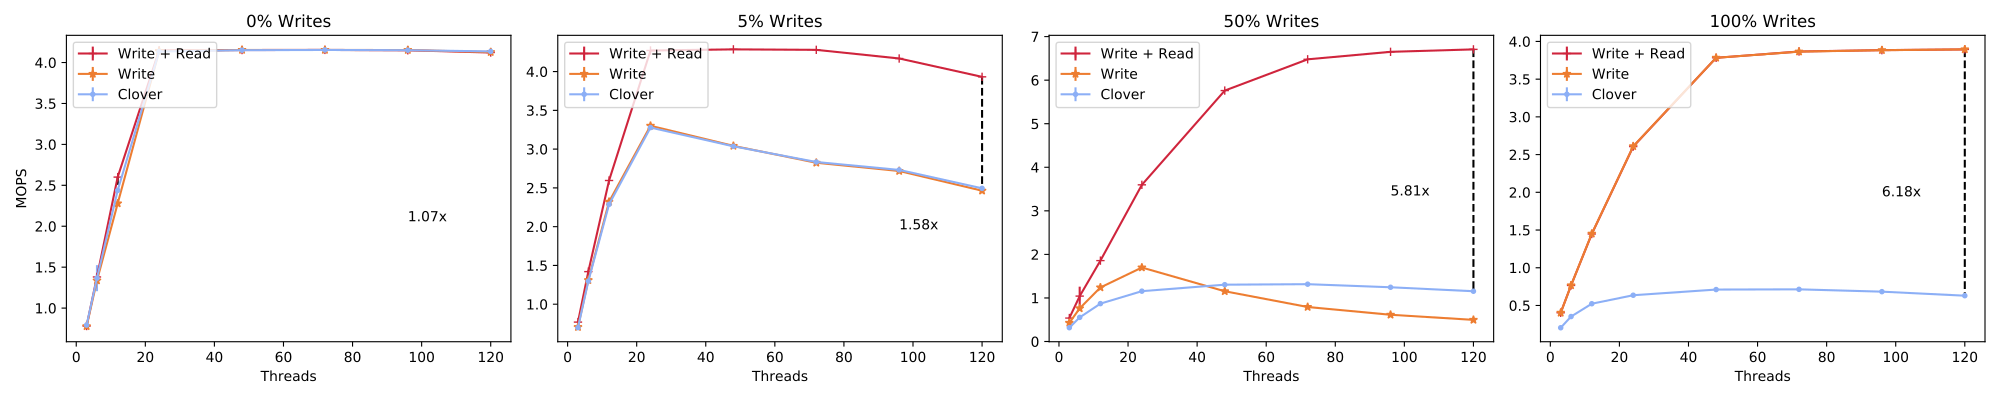

Recreate this plot in Python.
import matplotlib
import matplotlib.pyplot as plt
from statistics import mean
import numpy as np

fig, (ax1, ax2, ax3, ax4) = plt.subplots(1,4, figsize=(20,4))
#labels =  ['2', '4', '8', '16', '32', '48', '64']
#labels =  [16,24,32,40]
#labels=[1,2,4,8,16,24,32,40,]
#labels=[1,2,4,8,16,24,32,40,48,56,64,72,80,]
#labels=[2,4,8,16,32,48,64,80,]
labels=[3,6,12,24,48,72,96,120,]                                                                                                                                                                                  
#labels=[1,2,3,4,5,6,7,8,9,10,11,12,13,14,15,16,17,18,19,20,21,22,23,24,25,26,27,28,29,30,31,32,33,34,35,36,37,38,39,40,]

cns_label='CAS -> Write'
qp_mapping_label='QP mapping'
read_write_steering_label='Write + Read'
write_steering_label='Write'
default_clover_label='Clover'

cns_marker='x'
qp_mapping_marker='s'
read_write_steering_marker='+'
write_steering_marker="*"
default_clover_marker='.'

cns_color='#00702eff'                     #indigo
qp_mapping_color='#9470b9ff'              #ruby
read_write_steering_color='#cf243cff'     #alice
write_steering_color='#ed7d31ff'          #kelly
default_clover_color='#8caff6ff'          #Coral 


def div_mil (list):
    return [val /1000000.0 for val in list]

def scale_mil(measurement):
    measurement["ops"]=div_mil(measurement["ops"])
    measurement["err"]=div_mil(measurement["err"])

def plot_max_improvement(ax,read_write_steering,clover_with_buffering):
    if len(read_write_steering) > 1 and (len(read_write_steering) == len(clover_with_buffering)):
        improvement=[]
        for rw ,clov in zip(read_write_steering, clover_with_buffering):
            improvement.append(rw/clov)
        i=0
        max_index=0
        max_improvement=0

        for value in improvement:
            if value > max_improvement:
                max_improvement = value
                max_index=i
            i=i+1
        
        max_improvement=round(max_improvement,2)
        ax.text(labels[len(labels) -2], read_write_steering[len(read_write_steering)-1]/2,str(max_improvement)+"x")
        x_1=labels[max_index]
        x=[x_1,x_1]
        y=[read_write_steering[max_index],clover_with_buffering[max_index]]

        ax.plot(x,y,color='k',linestyle='--')

def plot_max_improvement_2(ax, m1, m2):
    m1_ops=[]
    m2_ops=[]
    threads=[]
    
    for thread in m1["threads"]:
        if thread in m2["threads"]:
            threads.append(thread)
            m1_ops.append(m1["ops"][m1["threads"].index(thread)])
            m2_ops.append(m2["ops"][m2["threads"].index(thread)])


    improvement=[ a/b for a ,b in zip(m1_ops, m2_ops)]
    max_improvement=max(improvement)
    max_index=improvement.index(max_improvement)

    max_improvement=round(max_improvement,2)
    ax.text(threads[len(threads) -2], m1_ops[len(m1_ops)-1]/2,str(max_improvement)+"x")
    x_1=threads[max_index]
    x=[x_1,x_1]
    y=[m1_ops[max_index],m2_ops[max_index]]

    ax.plot(x,y,color='k',linestyle='--')






def tput_err(ax,rws,ws, clover):
    scale_mil(rws)
    scale_mil(ws)
    scale_mil(clover)
    ax.errorbar(rws["threads"],rws["ops"],rws["err"],label=read_write_steering_label, marker=read_write_steering_marker, color=read_write_steering_color)
    ax.errorbar(ws["threads"],ws["ops"],ws["err"],label=write_steering_label,marker=write_steering_marker,color=write_steering_color)
    ax.errorbar(clover["threads"],clover["ops"],clover["err"],label=default_clover_label,marker=default_clover_marker, color=default_clover_color)

    plot_max_improvement_2(ax,rws,clover)

    #ax.set_yscale("log")
    ax.legend(loc='upper left', ncol=1)
    ax.set_xlabel('Threads')

    

def static_plot_attributes(ax,read_write_steering,write_steering, clover_with_buffering):
    #convert to KOPS/s 
    read_write_steering=div_mil(read_write_steering)
    write_steering=div_mil(write_steering)
    clover_with_buffering=div_mil(clover_with_buffering)

    #plot
    ax.plot(labels[:len(clover_with_buffering)],clover_with_buffering,label=default_clover_label,marker=default_clover_marker, color=default_clover_color)
    ax.plot(labels[:len(write_steering)],write_steering,label=write_steering_label,marker=write_steering_marker,color=write_steering_color)
    ax.plot(labels[:len(read_write_steering)],read_write_steering,label=read_write_steering_label, marker=read_write_steering_marker, color=read_write_steering_color)

    #add some decarations
    # if len(read_write_steering) > 0:
    #     perfect = [(read_write_steering[0]) * i  for i in labels]
    #     #ax.plot(labels,perfect, color=cns_color, label="perfect")

    plot_max_improvement(ax,read_write_steering,clover_with_buffering)


        
    # core_marker_x=[40,40]
    # ymax=clover_with_buffering[7]/2
    # core_marker_y=[-1,ymax]
    # ax.plot(core_marker_x,core_marker_y,color='k',linestyle='--')
    # ax.text(core_marker_x[1]+2,core_marker_y[1],"cores per NUMA")

    # ax.set_ylim(bottom=0, top=12)
    # ax.set_xlim(left=0, right=labels[len(labels)-1]+1)
    ax.legend(loc='upper left', ncol=1)
    ax.set_xlabel('Threads')


figure_name='hero_1024'

avg_ops=[1]
threads=[1]
std=[1]


####################### YCSB C
avg_ops=[792400,1365694,2438155,4135054,4150832,4153698,4150676,4135850,]
threads=[3,6,12,24,48,72,96,120,]
std=[17561,159431,2483,2443,1190,3793,11519,11519,]
clover_with_buffering_C= {"ops": avg_ops,"threads": threads, "err": std}
avg_ops=[778536,1337471,2278904,4140382,4153698,4153550,4152705,4127696,]
threads=[3,6,12,24,48,72,96,120,]
std=[19108,18311,6656,219,658,2007,8575,8575,]
write_steering_C=        {"ops": avg_ops,"threads": threads, "err": std}
avg_ops=[781174,1380559,2600647,4148367,4152701,4154141,4149423,4122351,]
threads=[3,6,12,24,48,72,96,120,]
std=[15445,36912,1339,993,1163,3782,3980,3980,]
read_write_steering_C=   {"ops": avg_ops,"threads": threads, "err": std}

tput_err(ax1,read_write_steering_C,write_steering_C,clover_with_buffering_C)

ax1.set_title('0% Writes')
ax1.set_ylabel('MOPS')
#ax1.set_ylim(top=350)



####################### YCSB B
avg_ops=[697789,1296803,2287629,3277717,3036183,2833652,2731705,2494283,]                                                                                                                                          
threads=[3,6,12,24,48,72,96,120,]                                                                                                                                                                                  
std=[1924,2565,2053,3229,2218,2219,4491,4491,]
clover_with_buffering_B= {"ops": avg_ops,"threads": threads, "err": std}
avg_ops=[705463,1310468,2320500,3300750,3041726,2823903,2717726,2463746,]                                                                                                                                          
threads=[3,6,12,24,48,72,96,120,]                                                                                                                                                                                  
std=[1146,2091,792,3162,1180,2102,3365,3365,] 
write_steering_B=        {"ops": avg_ops,"threads": threads, "err": std}
avg_ops=[769438,1420323,2595152,4271659,4286393,4280241,4168778,3931812,]
threads=[3,6,12,24,48,72,96,120,]
std=[6428,15589,968,355,1372,2365,4605,4605,]
read_write_steering_B=   {"ops": avg_ops,"threads": threads, "err": std}

tput_err(ax2,read_write_steering_B,write_steering_B,clover_with_buffering_B)
ax2.set_title('5% Writes')
#ax1.set_ylim(top=350)


####################### YCSB A
avg_ops=[317350,554189,869837,1155980,1304640,1316197,1245422,1154292,]
threads=[3,6,12,24,48,72,96,120,]
std=[2362,593,2310,2692,1885,3329,2467,2467,]
clover_with_buffering_A={"ops": avg_ops,"threads": threads, "err": std}

avg_ops=[427959,761485,1240947,1698519,1153834,792204,614217,496982,]
threads=[3,6,12,24,48,72,96,120,]
std=[1225,1715,1090,1141,728,287,1038,1038,]
write_steering_A={"ops": avg_ops,"threads": threads, "err": std}

avg_ops=[538500,1042142,1857515,3596520,5760747,6478277,6650238,6706320,]                                                                                                                                          
threads=[3,6,12,24,48,72,96,120,]                                                                                                                                                                                  
std=[907,216730,5274,4589,2005,1557,2854,2854,]   
read_write_steering_A={"ops": avg_ops,"threads": threads, "err": std}

tput_err(ax3,read_write_steering_A,write_steering_A,clover_with_buffering_A)
ax3.set_title('50% Writes')


####################### Write Only
avg_ops=[204583,353182,523120,635765,710846,713778,683036,629644,]
threads=[3,6,12,24,48,72,96,120,]
std=[536,624,1254,1096,1341,1893,2541,2541,]
clover_with_buffering_W={"ops": avg_ops,"threads": threads, "err": std}

avg_ops=[402735,766394,1450877,2610197,3782986,3864792,3883800,3894565,]
threads=[3,6,12,24,48,72,96,120,]
std=[1205,1497,1897,574,1533,3699,1651,1651,]
write_steering_W= {"ops": avg_ops,"threads": threads, "err": std}       

avg_ops=[403343,765721,1447410,2606486,3782986,3866430,3884630,3894210,]
threads=[3,6,12,24,48,72,96,120,]
std=[1754,3249,4606,2414,2097,2064,1704,1704,]
read_write_steering_W= {"ops": avg_ops,"threads": threads, "err": std}  

tput_err(ax4,read_write_steering_W,write_steering_W,clover_with_buffering_W)
ax4.set_title('100% Writes')

plt.tight_layout()
#ax1.tight_layout()
plt.savefig(figure_name+'.pdf')
plt.savefig(figure_name+'.png')
#plt.show()
